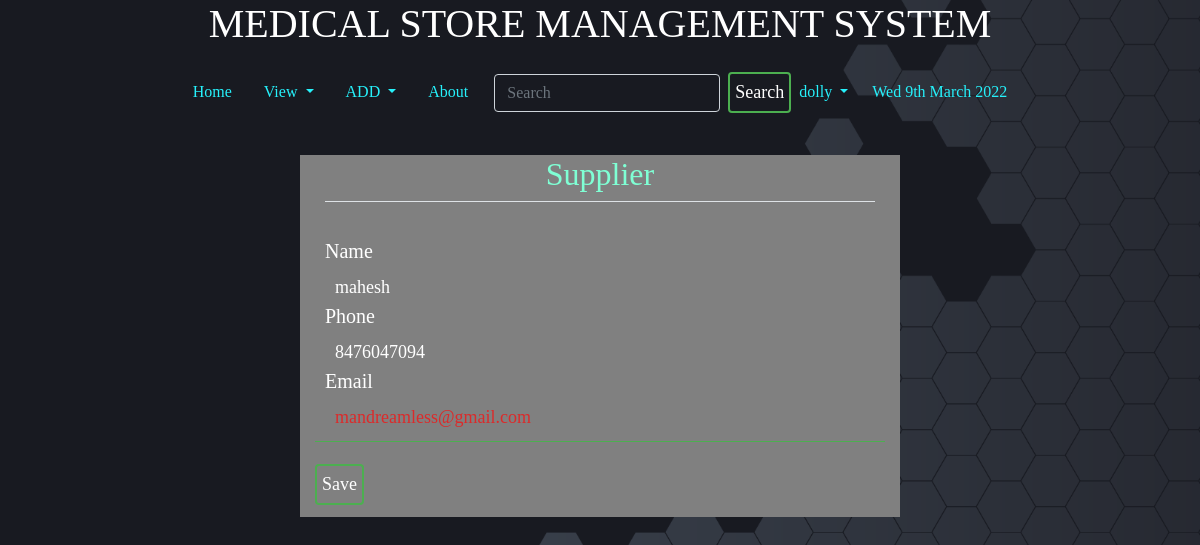
The page /supedit/3/ (signed in) on the database its author committed.
### home/models.py (models this page shows, shortened)
class Supplier(models.Model):
    name = models.CharField(max_length=200)
    phone=models.CharField(max_length=17,default='')
    email=models.EmailField(default='')

### home/views.py (the view, shortened to what this page needs)
# urls.py: path('supedit/<int:pk>/',EditSupplierView.as_view(), name='supedit'),
class EditSupplierView(generic.UpdateView):
    model = Supplier
    form_class = SupplierForm
    template_name = 'home/addsupplier.html'

### home/forms.py
class SupplierForm(ModelForm):
    class Meta:
        model = Supplier
        fields= '__all__'

### templates/home/addsupplier.html (shortened to what this page needs)
{% extends 'basic.html' %}
{% block body %}
{% load static %}
{% load crispy_forms_tags %}
{% if user.is_authenticated %}
<div class="col-md-6 offset-md-3">
        <form method="post" enctype="multipart/form-data">
            <fieldset class="form-group mx-auto">
                <legend class="border-bottom text-center mb-4"><h2>Supplier</h2></legend>
                {{ form|crispy }}
            </fieldset>
            <button class="btn btn-outline-info " type="submit" value="submit">Save</button>
        </form>
</div>
{% else %}
<h2>Please Log in to Create a Post</h2>
{% endif %}
{% endblock body %}

### templates/basic.html (shortened to what this page needs)
<!DOCTYPE html>
<html lang="en">
<head>
    <link rel="stylesheet" href="https://stackpath.bootstrapcdn.com/bootstrap/4.2.1/css/bootstrap.min.css"
 />
    {% load static %}
    <link href="{% static 'css/style.css'  %}" rel="stylesheet" />
</head>
<body style="
      background: linear-gradient(rgba(0, 0, 0, 0), rgba(0, 0, 0, 0)),
        url('/static/images/a.png');
      background-size: cover;
      background-attachment: fixed;
      background-position: top;
    ">
<h1 class="text-center"><p style="color: white;"> MEDICAL STORE MANAGEMENT SYSTEM</p></h1>
    <nav class="navbar navbar-expand-lg navbar-light" style="background: none; color: white; text-color: white">
        <div class="collapse navbar-collapse" id="navbarSupportedContent">
            <ul class="nav justify-content-center">
                <li class="nav-item {% block blogactive %} {% endblock blogactive %}">
                    <a class="nav-link" href="/">Home</a>
                </li>
                <li class="nav-item dropdown">
                    <a class="nav-link dropdown-toggle" href="#" id="navbarDropdown" role="button"
                        data-toggle="dropdown" aria-haspopup="true" aria-expanded="false">
                        View
                    </a>
                </li>
                <li class="nav-item dropdown">
                    <a class="nav-link dropdown-toggle" href="#" id="navbarDropdown" role="button"
                        data-toggle="dropdown" aria-haspopup="true" aria-expanded="false">
                        ADD
                    </a>
                </li>
                <li class="nav-item {% block aboutactive %} {% endblock aboutactive %}">
                    <a class="nav-link" href="/about/">About</a>
                </li>
                {% if user.is_authenticated %}
                <ul class="navbar-nav">
                    <form method="post" action="/search/" class="form-inline my-2 my-lg-0">
                        <li>
                            <input class="form-control mr-sm-2" style="background: none; color: white" type="search"
                                placeholder="Search" aria-label="Search" name="q" id="q" />
                        </li>
                        <li>
                            <button class="btn btn-outline-dark my-2 my-sm-0" type="submit">
                                Search
                            </button>
                        </li>
                    </form>
                    <li class="nav-item dropdown">
                        <a class="nav-link dropdown-toggle" href="#" id="navbarDropdown" role="button"
                            data-toggle="dropdown" aria-haspopup="true" aria-expanded="false">
                            {{request.user}}
                        </a>
                    </li>
                </ul>
                {% else %}
                <li class="nav-item {% block login %} {% endblock login %}">
                    <a class="nav-link" href="{% url 'home:login' %}">Login</a>
                </li>
                {% endif %}
                <li class="nav-item">
                    <a class="nav-link" href="">{% now "D jS F Y" %}</a>
                </li>
            </ul>
        </div>
    </nav>
    <br />
    {% block body %} {% endblock %} {% block js %} {% endblock %}
</body>
</html>

### static/css/style.css (style rules this page uses)
body { margin: 0; padding: 0; font-family: sens-serif; height: 100vh; }
.nav ,.collapse { width:100%; }
.navbar .nav .nav-item .nav-link:link, .navbar .nav .nav-item .nav-link:visited { color: #26f1fb; text-align: center; }
* { padding: 0; margin: 0; border-radius: border-box; }
.form-group { width: 100%; overflow: hidden; font-size: 20px; padding: 8px 0; margin: 8px 0; border-bottom: 1px solid #4caf50; color: white; background: none; margin-bottom: 1rem; margin: 10px; padding: 10px; }
.form-group label { width: 100%; text-align: left; }
input { width: 100%; border: none; outline: none; background: none; color: white; float: left; margin: 0 10px; font-size: 18px; }
.textinput { width: 100%; border: none; outline: none; background: none; color: white; float: left; margin: 0 10px; font-size: 18px; }
.textbox textarea, .emailinput, .textarea form-control, .asteriskField { width: 100%; border: none; outline: none; background: gray; color: #db2a2a; float: left; margin: 0 10px; font-size: 18px; }
.btn { width: auto; background: none; border: 2px solid #4caf50; color: white; padding: 5px; font-size: 18px; cursor: pointer; margin: 12px 0; }
.col-md-6, .col-md-7, .col-md-8, .col-md-9, .col-md-10 { background: none; background-color: gray; color: white; }
h1, h2, h3, h4, h5, h6 { background: none; color: aquamarine; }

### rows shown on the page
Supplier: name "mahesh", phone "8476047094", email "mandreamless@gmail.com"

### other values the page prints
{{ request.user }} "dolly"
